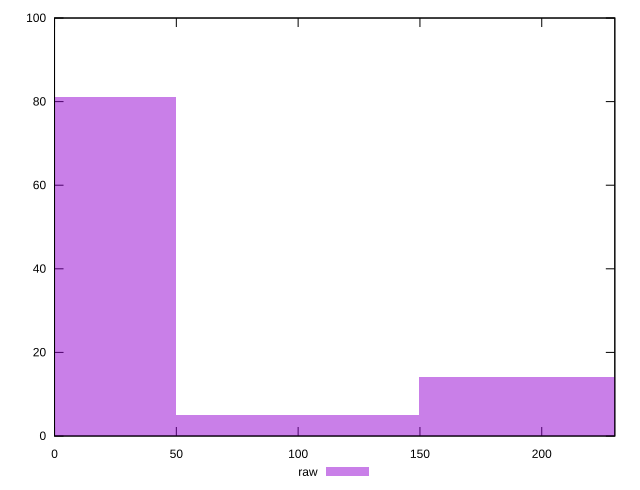

Here is the gnuplot script that generated this plot:
reset

$raw <<EOF
0 81
199.37371822175896 14
99.68685911087948 5
EOF

set key outside below
set boxwidth 99.68685911087948
set xrange [0:230]
set yrange [0:100]
set trange [0:100]
set style fill transparent solid 0.5 noborder
set terminal svg size 640, 490 enhanced background rgb 'white'
set output "reprap/unminified-javascript/samples/pages+cached+noexternal+nomedia+nocss+nojs/raw/histogram.svg"

plot $raw title "raw" with boxes

reset
